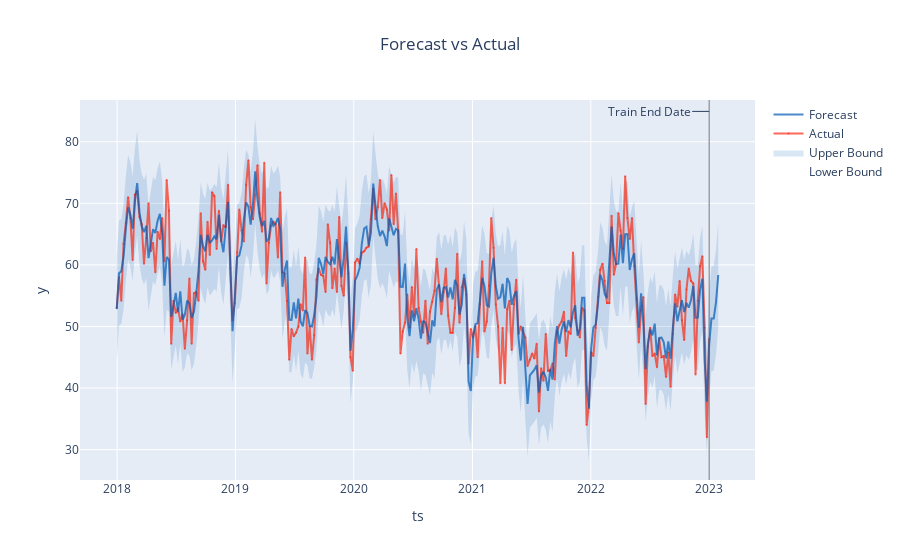

Notebook code cell kept with this figure:
### Code cell
fig = result.forecast.plot()
plotly.io.show(fig)

### Figure 1 — Plotly figure (JSON) as saved in the notebook; plotly's stock layout.template omitted (floating-point values rounded to 4 significant figures; data arrays with more than 128 entries replaced by an {"elided": "..."} marker saying what was removed)
{"data": [{"legendgroup": "interval", "line": {"color": "rgba(0, 90, 181, 0.5)", "width": 0}, "mode": "lines", "name": "Lower Bound", "type": "scatter", "x": {"elided": "266 str values"}, "y": {"elided": "266 float values"}}, {"fill": "tonexty", "fillcolor": "rgba(0, 90, 181, 0.15)", "legendgroup": "interval", "line": {"color": "rgba(0, 90, 181, 0.5)", "width": 0}, "mode": "lines", "name": "Upper Bound", "type": "scatter", "x": {"elided": "266 str values"}, "y": {"elided": "266 float values"}}, {"line": {"color": "rgba(250, 43, 20, 0.7)"}, "marker": {"color": "rgba(250, 43, 20, 0.7)", "size": 2}, "mode": "lines+markers", "name": "Actual", "opacity": 1, "type": "scatter", "x": {"elided": "266 str values"}, "y": {"elided": "266 float values"}}, {"line": {"color": "rgba(0, 90, 181, 0.7)", "dash": "solid"}, "name": "Forecast", "type": "scatter", "x": {"elided": "266 str values"}, "y": {"elided": "266 float values"}}], "layout": {"annotations": [{"arrowhead": 0, "ax": -60, "ay": 0, "showarrow": true, "text": "Train End Date", "x": "2023-01-01T00:00:00", "xref": "x", "y": 0.97, "yref": "paper"}], "autosize": true, "legend": {"traceorder": "reversed"}, "shapes": [{"line": {"color": "rgba(100, 100, 100, 0.9)", "width": 1}, "type": "line", "x0": "2023-01-01T00:00:00", "x1": "2023-01-01T00:00:00", "xref": "x", "y0": 0, "y1": 1, "yref": "paper"}], "showlegend": true, "title": {"text": "Forecast vs Actual", "x": 0.5}, "xaxis": {"autorange": true, "range": ["2017-09-15 16:11:52.6904", "2023-05-15 07:48:07.3096"], "title": {"text": "ts"}, "type": "date"}, "yaxis": {"autorange": true, "range": [25.07, 86.78], "title": {"text": "y"}, "type": "linear"}}}
